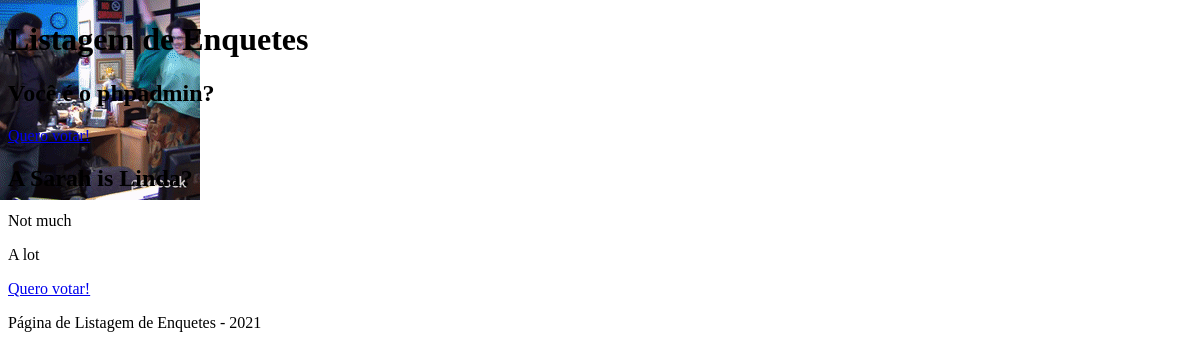
Before: /polls/ with the older database file.
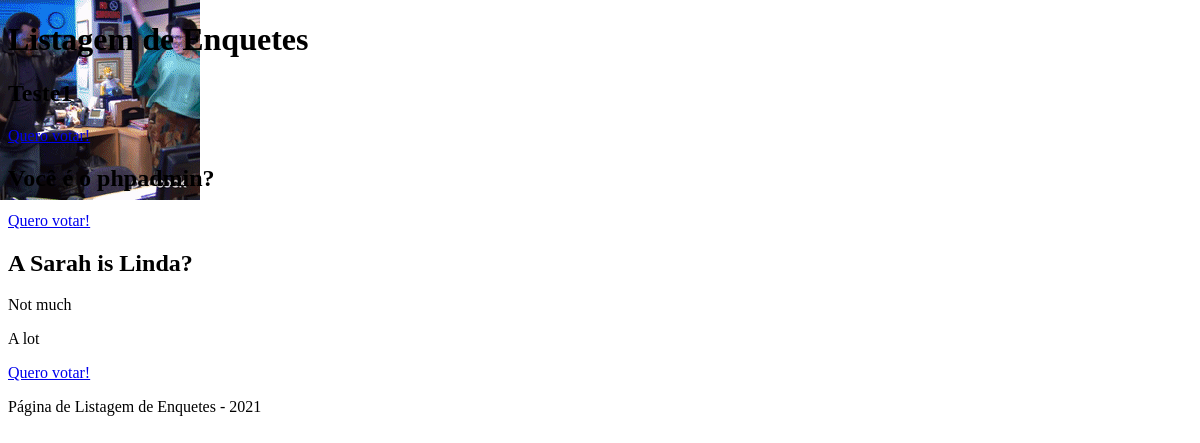
After: the same page with the newer database file.
### polls/models.py (models this page shows, shortened)
class Question(models.Model):  # criando a tabela
    question_text = models.CharField(max_length=200)
    pub_date = models.DateTimeField('date published')
    def was_published_recently(self):
        now = timezone.now()
        return now - datetime.timedelta(days=1) <= self.pub_date <= now
    was_published_recently.admin_order_field = "pub_date"  # parametro usado para ordenar
    was_published_recently.boolean = True  # é considerada uma booleans, então passa a mostrar de forma mais clara isso
    was_published_recently.shor_description = "Published recently!"  # mensagem que é mostrada

class Choice(models.Model):
    question = models.ForeignKey(Question, on_delete=models.CASCADE)
    choice_text = models.CharField(max_length=200)
    votes = models.IntegerField(default=0)

### polls/views.py (the view)
# urls.py: path('', views.IndexView.as_view(), name='index'),  # mapeamos a url do index
class IndexView(generic.ListView):
    template_name = "polls/index.html"  # informamos qual template deve ser usado
    context_object_name = "latest_question_list"  # informamos qual o nome do objeto passado para o template
    def get_queryset(self):
        return Question.objects.filter(
            pub_date__lte=timezone.now()  # retorna apenas datas menores que a atual
        ).order_by("-pub_date")[:5]

### polls/templates/polls/index.html (shortened to what this page needs)
{% load static %}
<!DOCTYPE html>
<html lang="en">
  <head>
    <link rel="stylesheet" type="text/css" href="{% static "polls/style.css"%}">
  </head>
  <body>
    <header>
      <h1>Listagem de Enquetes</h1>
    </header>
    <main>
      {% if latest_question_list %} {% for question in latest_question_list %}
      <div class="poll-group">
        <h2>{{question.question_text}}</h2>
        {% for choice in question.choice_set.all %}
        <p>{{choice.choice_text}}</p>
        {% endfor %}
        <div class="link-group">
          <a href="{% url 'polls:detail' question.id %}">Quero votar!</a>
        </div>
      </div>
      {% endfor %} {% else %}
      <p>No polls are available</p>
      {% endif %}
    </main>
    <footer>
      <p>Página de Listagem de Enquetes - 2021</p>
    </footer>
  </body>
</html>

Changed rows visible on the page:
added Question: question_text "Teste1"
